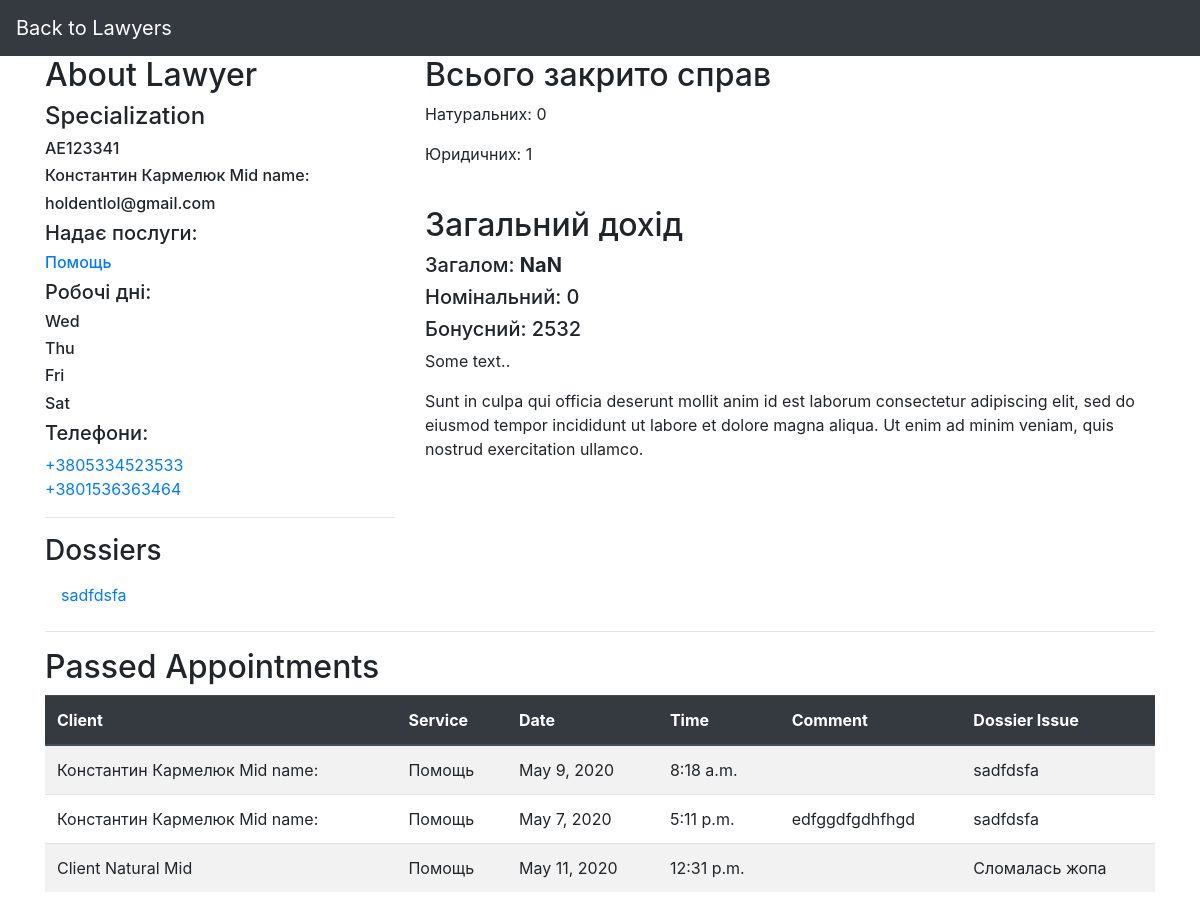
Screenshot of /database/lawyer/AE123341/ with the database file from the repository.
### DataBase/models.py (models this page shows, shortened)
class Lawyer(models.Model):
    lawyer_code = models.CharField(max_length=8, primary_key=True)
    first_name = models.CharField(max_length=25)
    surname = models.CharField(max_length=25)
    mid_name = models.CharField(max_length=25)
    specialization = models.CharField(max_length=20)
    mail_info = models.EmailField(max_length=30)
    service = models.ManyToManyField(Services)
    work_days = models.ManyToManyField(Work_days)
    class Meta:
        db_table = 'Lawyer'
        ordering = ['first_name']

class Services(models.Model):
    service_code = models.CharField(max_length=5, primary_key=True)
    name_service = models.CharField(max_length=50)
    nominal_value = models.DecimalField(max_digits=6, decimal_places=2)
    bonus_value = models.DecimalField(max_digits=6, decimal_places=2)
    class Meta:
        db_table = 'Services'

class Work_days(models.Model):
    DAYS = [
        ('Mon', 'Monday'),
        ('Tue', 'Tuesday'),
        ('Wed', 'Wednesday'),
        ('Thu', 'Thursday'),
        ('Fri', 'Friday'),
        ('Sat', 'Saturday'),
        ('Sun', 'Sunday'),
    ]
    day = models.CharField(max_length=3, choices=DAYS)
    def __str__(self):
        return f'{self.day}'
    class Meta:
        db_table = 'Work_days'
        ordering = ['id']

class LPhone(models.Model):
    phone_num = models.CharField(max_length=10, primary_key=True)
    lawyer = models.ForeignKey(Lawyer, on_delete=models.CASCADE, related_name='phones')
    class Meta:
        db_table = 'LPhone'

class Dossier(models.Model):
    DOS_STATUS = [
        ('open', 'open'),
        ('closed', 'closed'),
        ('closed-won', 'closed-won'),
    ]
    issue = models.TextField()
    status = models.CharField(max_length=10, choices=DOS_STATUS, default='open')
    date_signed = models.DateField()
    date_expired = models.DateField()
    date_closed = models.DateField(blank=True, null=True)
    fee = models.DecimalField(max_digits=7, decimal_places=2)
    paid = models.BooleanField(default=False)
    court_name = models.CharField(max_length=50, blank=True, null=True)
    court_adr = models.CharField(max_length=50, blank=True, null=True)
    court_date = models.DateTimeField(blank=True, null=True)
    lawyer_code = models.ForeignKey(Lawyer, on_delete=models.DO_NOTHING,
                                    blank=True, null=True)
    class Meta:
        abstract = True

class Dossier_J(Dossier):
    code_dossier_j = models.CharField(max_length=8, primary_key=True)
    num_client_j = models.ForeignKey(Client_juridical, on_delete=models.DO_NOTHING)
    class Meta(Dossier.Meta):
        db_table = 'Dossier_J'

class Appointment(models.Model):
    app_date = models.DateField()
    app_time = models.TimeField()
    comment = models.TextField(blank=True, null=True)
    service = models.ManyToManyField(Services)
    class Meta:
        abstract = True

class Appointment_J(Appointment):
    appoint_code_j = models.AutoField(primary_key=True)
    lawyer_code = models.ForeignKey(Lawyer, on_delete=models.DO_NOTHING)
    num_client_j = models.ForeignKey(Client_juridical, on_delete=models.DO_NOTHING)
    code_dossier_j = models.ForeignKey(Dossier_J, on_delete=models.DO_NOTHING)
    class Meta(Appointment.Meta):
        db_table = 'Appointment_J'
        ordering = ['-app_date']

class Client(models.Model):
    first_name = models.CharField(max_length=25)
    surname = models.CharField(max_length=25)
    mid_name = models.CharField(max_length=25)
    adr_city = models.CharField(max_length=30)
    adr_street = models.CharField(max_length=20)
    adr_build = models.IntegerField()
    mail_info = models.EmailField(max_length=30)
    class Meta:
        abstract = True
        ordering = ['first_name']

class Client_juridical(Client):
    num_client_j = models.CharField(max_length=8, help_text='EDRPOU code', primary_key=True)
    client_position = models.CharField(max_length=25)
    name_of_company = models.CharField(max_length=25)
    iban = models.CharField(max_length=29)
    def getfullname(self):
        return f'{self.first_name} {self.surname} {self.mid_name}'
    class Meta(Client.Meta):
        db_table = 'Client_juridical'

class Appointment_N(Appointment):
    appoint_code_n = models.AutoField(primary_key=True)
    lawyer_code = models.ForeignKey(Lawyer, on_delete=models.DO_NOTHING)
    num_client_n = models.ForeignKey(Client_natural, on_delete=models.DO_NOTHING)
    code_dossier_n = models.ForeignKey(Dossier_N, on_delete=models.DO_NOTHING)
    def __str__(self):
        return f'{self.appoint_code_n} : {self.num_client_n.getfullname()}'
    class Meta(Appointment.Meta):
        db_table = 'Appointment_N'

class Client_natural(Client):
    num_client_n = models.CharField(max_length=10, primary_key=True)
    birth_date = models.DateField()
    passport_date = models.DateField()
    passport_authority = models.CharField(max_length=6)
    class Meta(Client.Meta):
        db_table = 'Client_natural'
    def getfullname(self):
        return f'{self.first_name} {self.surname} {self.mid_name}'

class Dossier_N(Dossier):
    code_dossier_n = models.CharField(max_length=8, primary_key=True)
    num_client_n = models.ForeignKey(Client_natural, on_delete=models.DO_NOTHING)
    class Meta(Dossier.Meta):
        db_table = 'Dossier_N'

### DataBase/views.py (the view)
# urls.py: path('lawyer/<pk>/', views.LawyerDetailView.as_view(), name='lawyer-detailed-view'),
class LawyerDetailView(generic.DetailView):
    model = Lawyer
    context_object_name = "lawyer"
    template_name = "lawyer_detail.html"
    def get_context_data(self, **kwargs):
        context = super().get_context_data(**kwargs)
        la_code = self.kwargs['pk']
        context['phones'] = LPhone.objects.filter(lawyer=la_code)
        context['appointments_n'] = Appointment_N.objects.filter(lawyer_code=la_code)\
                                    .order_by('-app_date')
        context['appointments_j'] = Appointment_J.objects.filter(lawyer_code=la_code)\
                                    .order_by('-app_date')
        print(context['appointments_n'])
        context['dossier_j'] = Dossier_J.objects.filter(lawyer_code=la_code)
        context['dossier_n'] = Dossier_N.objects.filter(lawyer_code=la_code)
        context['closed_dossiers_n'] = Dossier_N.objects.raw(
            'SELECT code_dossier_n, COUNT(code_dossier_n) AS counted_dossiers '
            'FROM Dossier_N '
            'WHERE lawyer_code_id = %s AND status is not "open" ', [la_code])
        context['closed_dossiers_j'] = Dossier_J.objects.raw(
            'SELECT code_dossier_j, COUNT(code_dossier_j) AS counted_dossiers '
            'FROM Dossier_J '
            'WHERE lawyer_code_id = %s AND status is not "open" ', [la_code])
        try:
            context['nominal_value'] = lawyer_nom_value(la_code)[1]
        except:
            context['nominal_value'] = 0
        try:
            context['bonus_value'] = lawyer_extra_value(la_code)[1]
        except:
            context['bonus_value'] = 0
        return context

### DataBase/views.py (called while the page is built)
def lawyer_nom_value(param):
    with connection.cursor() as cursor:
        cursor.execute(
            'SELECT DISTINCT LA.lawyer_code AS la_code, SUM(SE.nominal_value) AS nom '
            'FROM (( Appointment_J_service AS AJS INNER JOIN Services AS SE ON AJS.services_id = SE.service_code) '
            'INNER JOIN Appointment_J AS AJ ON AJS.appointment_j_id = AJ.appoint_code_j) '
            'INNER JOIN Lawyer AS LA ON LA.lawyer_code = AJ.lawyer_code_id '
            'WHERE lawyer_code == %s AND AJ.code_dossier_j_id not in '
            '(SELECT code_dossier_j FROM dossier_j WHERE status==%s)'
            'GROUP BY lawyer_code', [param, 'closed-won']
        )
        row = cursor.fetchone()
    return row

def lawyer_extra_value(param):
    with connection.cursor() as cursor:
        cursor.execute(
            'SELECT DISTINCT LA.lawyer_code AS la_code, SUM(SE.bonus_value) AS nom '
            'FROM (( Appointment_J_service AS AJS INNER JOIN Services AS SE ON AJS.services_id = SE.service_code) '
            'INNER JOIN Appointment_J AS AJ ON AJS.appointment_j_id = AJ.appoint_code_j) '
            'INNER JOIN Lawyer AS LA ON LA.lawyer_code = AJ.lawyer_code_id '
            'WHERE lawyer_code == %s AND AJ.code_dossier_j_id in '
            '(SELECT code_dossier_j FROM dossier_j WHERE status==%s)'
            'GROUP BY lawyer_code', [param, 'closed-won']
        )
        row = cursor.fetchone()
    return row

### DataBase/templates/lawyer_detail.html (shortened to what this page needs)
{% extends "base_generic.html" %}
{% block navbar %}
    <a class="navbar-brand" href="lawyers.html">Back to Lawyers</a>
{% endblock %}
{% block content %}
    <div class="row">
        <div class="col-sm-4">
            <h2>About Lawyer</h2>
            <h4 id="specialization">{{ lawyer.specialization }}</h4>
            <h6 id="la_code">{{ lawyer.lawyer_code }}</h6>
            <h6 id="name">{{ lawyer.first_name }} {{ lawyer.surname }} {{ lawyer.mid_name }}</h6>
            <h6 id="mail">{{ lawyer.mail_info}} </h6>
            <h5>Надає послуги:</h5>
            {% for service in lawyer.service.all %}
                <h6 id="service">
                    <a href=" {% url 'service-detailed-view' service.service_code %}">
                        {{ service.name_service }}
                    </a>
                </h6>
            {% endfor %}
            <h5>Робочі дні:</h5>
            {% for day in lawyer.work_days.all %}
                <h6 id="work_days">{{ day }}</h6>
            {% endfor %}
            <h5>Телефони:</h5>
               {% for phone in phones %}
            <div><a href="tel:+380{{phone.phone_num}}">+380{{phone.phone_num}}</a></div>
                {% endfor %}
        {% if dossier_j or dossier_n %}
            <hr>
            <h3>Dossiers</h3>
            <ul class="nav nav-pills flex-column">
            {% for dossier in dossier_j %}
                <li class="nav-item">
                    <a class="nav-link" href="#">{{ dossier.issue }}</a>
                </li>
            {% endfor %}
            </ul>
        {% endif %}
        </div>
        <div class="col-sm-8">
            <h2>Всього закрито справ</h2>
            {% for obj in closed_dossiers_n %}
                  <p>Натуральних: {{obj.counted_dossiers}}</p>
            {% endfor %}
            {% for obj1 in closed_dossiers_j %}
                <p>Юридичних: {{obj1.counted_dossiers}}</p>
            {% endfor %}
            <br>
            <h2 >Загальний дохід</h2>
            <h5>Загалом: <b id="income_total">0</b></h5>
            <h5 id="income_nom">Номінальний: {{ nominal_value }}</h5>
            <h5 id="income_bonus">Бонусний: {{ bonus_value }}</h5>
            <p>Some text..</p>
            <p>Sunt in culpa qui officia deserunt mollit anim id est laborum consectetur adipiscing elit, sed do eiusmod tempor incididunt ut labore et dolore magna aliqua. Ut enim ad minim veniam, quis nostrud exercitation ullamco.</p>
        </div>
    </div>
            <hr>
    {% if appointments_j or appointments_n %}
    <div class="row">
        <div class="container">
            <h2>Passed Appointments</h2>
            <table class="table table-striped">
                <thead class="thead-dark">
                <tr>
                    <th>Client</th>
                    <th>Service</th>
                    <th>Date</th>
                    <th>Time</th>
                    <th>Comment</th>
                    <th>Dossier Issue</th>
                </tr>
                </thead>
                <tbody>
                {% for appointment in appointments_j %}
                <tr>
                    <td>{{appointment.num_client_j.getfullname }}</td>
                    <td>
                    {% for service in appointment.service.all %}
                    {{service.name_service }}
                    {% endfor %}
                    </td>
                    <td>{{appointment.app_date}}</td>
                    <td>{{appointment.app_time}}</td>
                    <td>{{appointment.comment}}</td>
                    <td>{{appointment.code_dossier_j.issue }}</td>
                </tr>
                {% endfor %}
                {% for appointment in appointments_n %}
                <tr>
                    <td>{{appointment.num_client_n.getfullname }}</td>
                    <td>
                    {% for service in appointment.service.all %}
                    {{service.name_service }}
                    {% endfor %}
                    </td>
                    <td>{{appointment.app_date}}</td>
                    <td>{{appointment.app_time}}</td>
                    <td>{{appointment.comment}}</td>
                    <td>{{appointment.code_dossier_n.issue }}</td>
                </tr>
                {% endfor %}
                </tbody>
            </table>
        </div>
        </div>
    {% endif %}
{% endblock %}

### rows the page displays
Lawyer: specialization "Specialization", lawyer_code "AE123341", first_name "Константин", surname "Кармелюк", mid_name "Mid name:", mail_info "holdentlol@gmail.com"
Services: name_service "Помощь"
Work_days: day "Wed"
Work_days: day "Thu"
Work_days: day "Fri"
Work_days: day "Sat"
LPhone: phone_num "5334523533"
LPhone: phone_num "1536363464"
Dossier_J: issue "sadfdsfa", counted_dossiers "1"
Appointment_J: num_client_j.getfullname "Константин Кармелюк Mid name:", app_date "May 9, 2020", app_time "8:18 a.m.", code_dossier_j.issue "sadfdsfa"
Appointment_J: num_client_j.getfullname "Константин Кармелюк Mid name:", app_date "May 7, 2020", app_time "5:11 p.m.", comment "edfggdfgdhfhgd", code_dossier_j.issue "sadfdsfa"
Appointment_N: num_client_n.getfullname "Client Natural Mid", app_date "May 11, 2020", app_time "12:31 p.m.", code_dossier_n.issue "Сломалась жопа"

### other values shown
{{ obj.counted_dossiers }} "0"
{{ nominal_value }} "0"
{{ bonus_value }} "2532"
